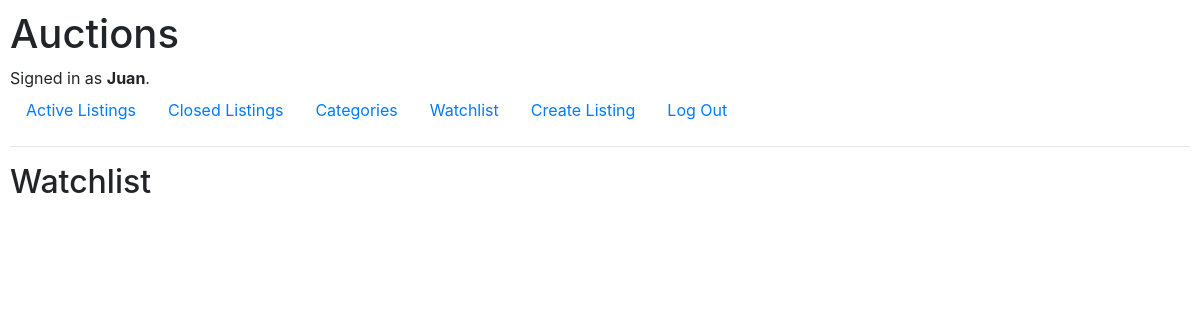
Page /watchlist (signed in) on the earlier database version.
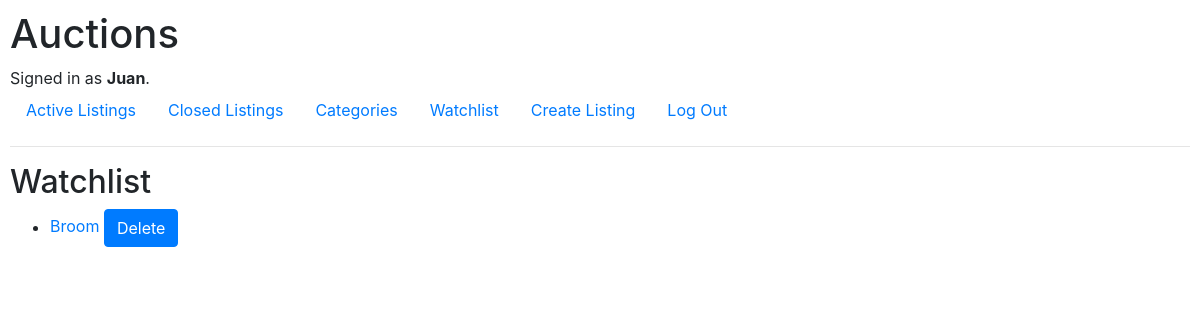
Same page on the later database version.
### auctions/models.py (models this page shows, shortened)
class Listing(models.Model):
    title = models.CharField(max_length=50)
    description = models.CharField(max_length=1000)
    starting_bid = models.DecimalField(max_digits=10, decimal_places=2)
    created_date = models.DateTimeField(auto_now_add=True)
    category_id = models.ForeignKey(Category, on_delete=models.CASCADE)
    followers = models.ManyToManyField(User)
    image_url = models.CharField(max_length=100)
    created_by = models.ForeignKey(User, on_delete=models.CASCADE, related_name='owned_listings')
    closed = models.BooleanField(default=False)

### auctions/views.py (the view)
# urls.py: path("watchlist", views.watchlist, name="watchlist"),
@login_required
def watchlist(request):
    if request.method== "POST":
        id = request.POST.get('id')
        listing = Listing.objects.get(pk=id)
        listing.followers.remove(request.user)
    return render(request, "auctions/watchlist.html",
    {
        "watchlist": Listing.objects.filter(followers=request.user)
    })

### auctions/templates/auctions/watchlist.html (shortened to what this page needs)
{% extends "auctions/layout.html" %}
{% block body %}
    <h2>Watchlist</h2>
    <form action="{% url 'auctions:watchlist' %}" method="POST">
        <ul>
            {% for item in watchlist %}
                <li style="margin: 5px 0 5px 0">
                    <a href="{% url 'auctions:listing' item.id %}">
                        {{ item.title }}
                    </a>
                    <button type="submit" class="btn btn-primary" name="id" value="{{ item.id }}">Delete</button>
                </li>
            {% endfor %}
        </ul>
    </form>
{% endblock %}

Differences in the rows shown:
added Listing: title "Broom", {{ item.id }} 7 (drawn)
